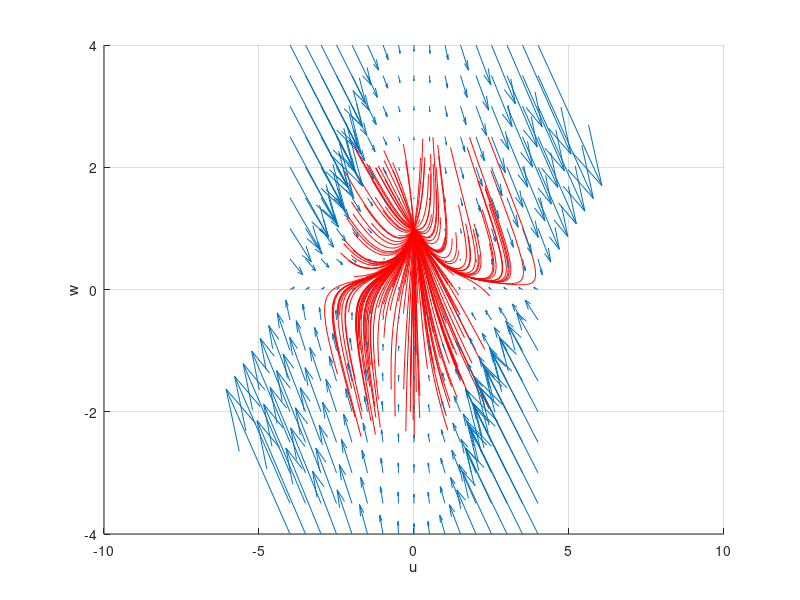

MATLAB code to generate this figure:
 function phase()
 IC = 5*(rand(200,2)-0.5);
 hold on
 for ii = 1:length(IC(:,1))
    [~,X] = ode45(@EOM,[-5 5],IC(ii,:));
    u = X(:,1);
    w = X(:,2);
    plot(u,w,'r')
 end
 xlabel('u')
 ylabel('w')
 grid
 x       = -4:0.5:4;
 y       = -4:0.5:4;
 [xg,yg] = meshgrid(x,y);
 dxg     = yg.*xg.^2 - xg;
 dyg     = ones(length(x)) - yg - yg.*xg.^2;
 scale   = 5;
 quiver(xg,yg,dxg,dyg,scale)
 end

function dX = EOM(t, y)
 dX = [2;1];
 u  = y(1);
 w  = y(2);
 A  = 1;
 B  = 1;
 dX = [(w*u^2 - B*u);...
      (A - w - w*u^2)];
 end
